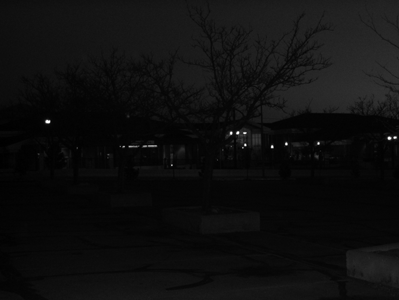
%> input picture outdoor.png, 399 x 300 px
$ octave histeq.m   (GNU Octave 9; MATLAB toolbox functions it lacks are replaced by stand-ins)
%> lines starting %> are read from the running program, lines starting %| are printed output that depends on the picture


input_img = imread('outdoor.png');
%> input_img is the input picture: size 300x399x3 uint8; min 0, max 255, mean 14.8
ref_img = imread('people.png');
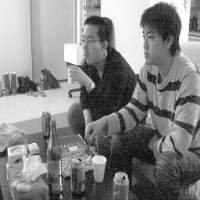
%> input picture people.png, 200 x 200 px
%> ref_img is the input picture: size 200x200x3 uint8; min 9, max 255, mean 132.5
input_img = rgb2gray(input_img);
%> input_img: size 300x399 uint8
ref_img = rgb2gray(ref_img);
%> ref_img: size 200x200 uint8
% H
imh_i = imhist(input_img);
%> imh_i = 256 values, max 10624 at index 7, min 0 at index 67, mean 467.6
imh_r = imhist(ref_img);
%> imh_r = 256 values, max 274 at index 50, min 0 at index 1, mean 156.2

% P(H)
s_imh_i = sum(imh_i); %total intensity values of i/p img hist
%> s_imh_i = 119700
s_imh_r = sum(imh_r); %total intensity values of ref img hist
%> s_imh_r = 40000
P_Hi = imh_i/s_imh_i; %P(H) for the input image
%> P_Hi = 256 values, max 0.0888 at index 7, min 0 at index 67, mean 0.00391
P_Hr = imh_r/s_imh_r; %P(H) for the reference image
%> P_Hr = 256 values, max 0.00685 at index 50, min 0 at index 1, mean 0.00391

%CDF
CDFi = zeros(1,256);
CDFr = zeros(1,256);
CDFi(1) = P_Hi(1);
CDFr(1) = P_Hr(1);
for i = 2:256
    CDFi(i) = CDFi(i-1) + P_Hi(i);
    CDFr(i) = CDFr(i-1) + P_Hr(i);
end
%> after the loop, CDFi = 256 values from 0.000501 to 1; CDFr = 256 values from 0 to 1

%Rounded
cdfi_rounded = round(255*CDFi);
%> cdfi_rounded = 256 values from 0 to 255
cdfr_rounded = round(255*CDFr);
%> cdfr_rounded = 256 values from 0 to 255

new_hist = zeros(256);
%mapping
for i=1:256
    cdf_dif = abs(CDFi(i)-CDFr(1));
    for j =1:256
        if abs(CDFi(i)-CDFr(j)) < cdf_dif
            new_hist(i) = cdfr_rounded(j);
        end
    end
end
%> this loop made 256 passes
%> cdf_dif on passes 1 to 3: 0.000501, 0.00358, 0.0133
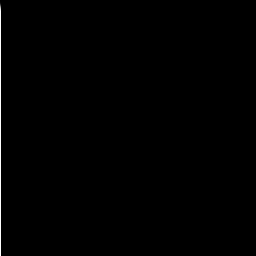
%> new_hist: size 256x256 double; min 0, max 255, mean 1

%transformation
si = size(input_img);
%> si = [300 399]
sr = size(ref_img);
%> sr = [200 200]

% generate the input image after histogram equalization and mapping
ep_img = zeros(si);
for i = 1:si(1)
    for j = 1:si(2)
        t = input_img(i,j)+1;  % pixels values of input image
        ep_img(i,j) = new_hist(t); % mapping with the equalized histogram
    end
end
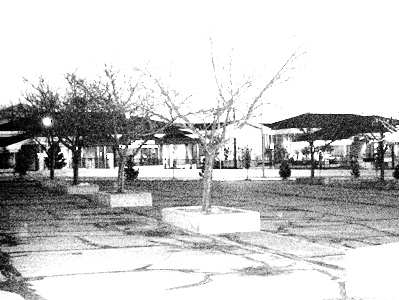
%> ep_img: size 300x399 double; min 0, max 255, mean 198.7

% additional work :)
eq_img = zeros(sr);
for i = 1:sr(1)
    for j = 1:sr(2)
        t = ref_img(i,j)+ 1;  % pixels values of input image
        eq_img(i,j) = cdfr_rounded(t); % mapping with the equalized histogram
    end
end

subplot(2,2,1); imshow(ep_img,[]);title('output image'); % the result
subplot(2,2,2); bar(new_hist);title('output image histogram'); %the mapped hsitogram
subplot(2,2,3); imshow(eq_img,[]);title('o/p reference image');
subplot(2,2,4) ;bar(cdfr_rounded);title('o/p reference image histogram');
%> after `title('o/p reference image histogram')`:
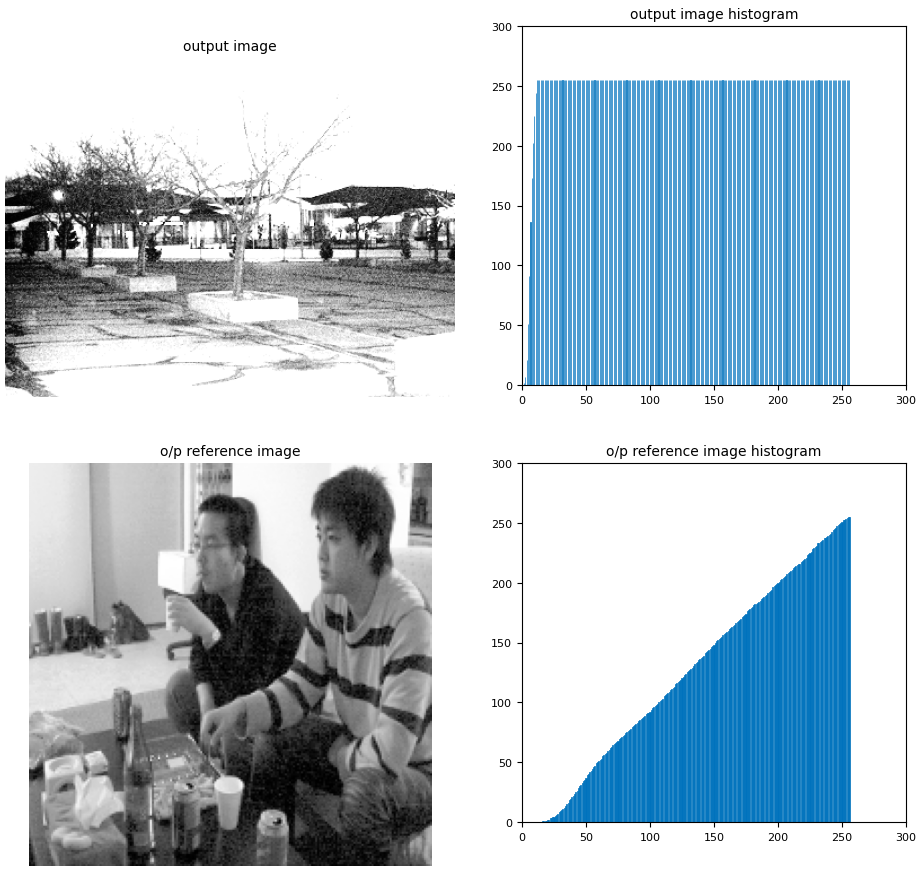
%> figure redrawn from the program's plot data, 4 panels

%done 30/11/2021
% Bilal Hoor
%email: bilalahoor@gmail.com
% ^_^
